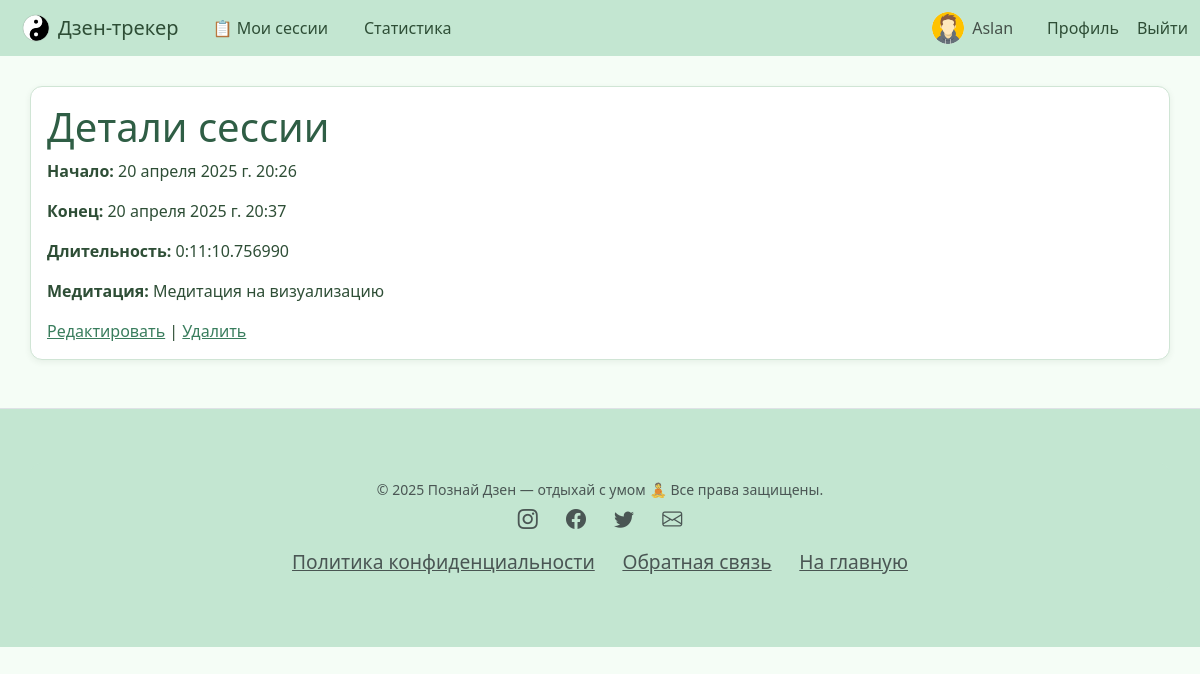
Screenshot of /session/22/ (signed in) with the database file from the repository.
### tracker/models.py (models this page shows, shortened)
class RestSession(models.Model):
    user = models.ForeignKey(User, on_delete=models.CASCADE)
    start_time = models.DateTimeField(default=now)
    end_time = models.DateTimeField(null=True, blank=True)
    meditation = models.ForeignKey('Meditation', null=True, blank=True, on_delete=models.SET_NULL)
    breathing_exercise = models.ForeignKey('BreathingExercise', null=True, blank=True, on_delete=models.SET_NULL)
    def duration(self):
        if self.end_time:
            return self.end_time - self.start_time
        return None

class Meditation(models.Model):
    title = models.CharField(max_length=100)
    description = models.TextField()
    image = models.ImageField(upload_to='meditation_images/', null=True, blank=True)
    instructions = models.TextField(blank=True, null=True)
    duration = models.PositiveIntegerField(help_text="Длительность в минутах", default=5)

### tracker/views.py (the view)
# urls.py: path('session/<int:pk>/', views.RestSessionDetailView.as_view(), name='restsession_detail'),
class RestSessionDetailView(LoginRequiredMixin, UserPassesTestMixin, DetailView):
    model = RestSession
    template_name = 'restsession_detail.html'
    def test_func(self):
        return self.get_object().user == self.request.user or self.request.user.is_staff

### templates/restsession_detail.html (shortened to what this page needs)
{% extends 'base.html' %}
{% block content %}
    <h1>Детали сессии</h1>
    <p><strong>Начало:</strong> {{ object.start_time }}</p>
    <p><strong>Конец:</strong> {{ object.end_time|default:"в процессе" }}</p>
    <p><strong>Длительность:</strong> {{ object.duration|default:"в процессе" }}</p>
    {% if object.meditation %}
        <p><strong>Медитация:</strong> {{ object.meditation.title }}</p>
    {% endif %}
    <a href="{% url 'restsession_update' object.pk %}">Редактировать</a> |
    <a href="{% url 'restsession_delete' object.pk %}">Удалить</a>
{% endblock %}

### templates/partials/navbar.html (shortened to what this page needs)
{% load static %}
<nav class="navbar navbar-expand-lg navbar-light bg-grey mb-4">
  <div class="container-fluid">
    <a class="navbar-brand d-flex align-items-center gap-2" href="{% url 'home' %}">
      <img src="{% static 'images/icon.png' %}" alt="Логотип" width="28" height="28" class="d-inline-block align-text-top">
      Дзен-трекер
    </a>
    <div class="collapse navbar-collapse" id="navbarNav">
      <ul class="navbar-nav me-auto align-items-center">
        {% if user.is_authenticated %}
        <li class="nav-item">
          <a class="nav-link" href="{% url 'restsession_list' %}">📋 Мои сессии</a>
        </li>
        {% endif %}
        <li class="nav-item">
          <a class="nav-link" href="{% url 'statistics' %}">Статистика</a>
        </li>
      </ul>
      <ul class="navbar-nav align-items-center">
        {% if user.is_authenticated %}
        <li class="nav-item d-flex align-items-center me-3">
          {% if user.userprofile.avatar %}
            <img src="{{ user.userprofile.avatar.url }}" alt="Аватар" class="rounded-circle me-2" width="32" height="32" style="object-fit: cover;">
          {% else %}
            <img src="{% static 'images/default-avatar.png' %}" alt="Аватар" class="rounded-circle me-2" width="32" height="32" style="object-fit: cover;">
          {% endif %}
          <span class="navbar-text">{{ user.username }}</span>
        </li>
        <li class="nav-item">
          <a class="nav-link" href="{% url 'profile' %}">Профиль</a>
        </li>
        <li class="nav-item">
          <form method="post" action="{% url 'logout' %}" class="d-inline">
            <button type="submit" class="btn nav-link p-0" style="background: none; border: none; color: #0d6efd;">
              Выйти
            </button>
          </form>
        </li>
        {% endif %}
      </ul>
    </div>
  </div>
</nav>

### static/styles.css (style rules this page uses)
body { font-family: Arial, sans-serif; background-color: #f4f4f4; color: #333; margin: 0; padding: 0; }
nav { background: #333; color: white; padding: 10px; text-align: center; }
nav a { color: white; margin: 0 10px; text-decoration: none; }

### static/pastel.css (style rules this page uses)
body { background-color: #f5fdf6; color: #2e4e36; font-family: 'Segoe UI', sans-serif; }
h1, h2, h3, h4, h5 { color: #2f5e45; }
.btn { border-radius: 10px; font-weight: 500; transition: background-color 0.3s ease; }
img { border-radius: 8px; }
a { color: #397d5d; }
.navbar { background-color: #c3e6d1; }
.navbar-brand, .nav-link { color: #2e4e36 !important; }

### rows the page displays
RestSession: start_time "20 апреля 2025 г. 20:26", end_time "20 апреля 2025 г. 20:37", duration "0:11:10.756990", meditation "Медитация на визуализацию"

### other values shown
{{ user.username }} "Aslan"
{{ now_year }} "2025"
